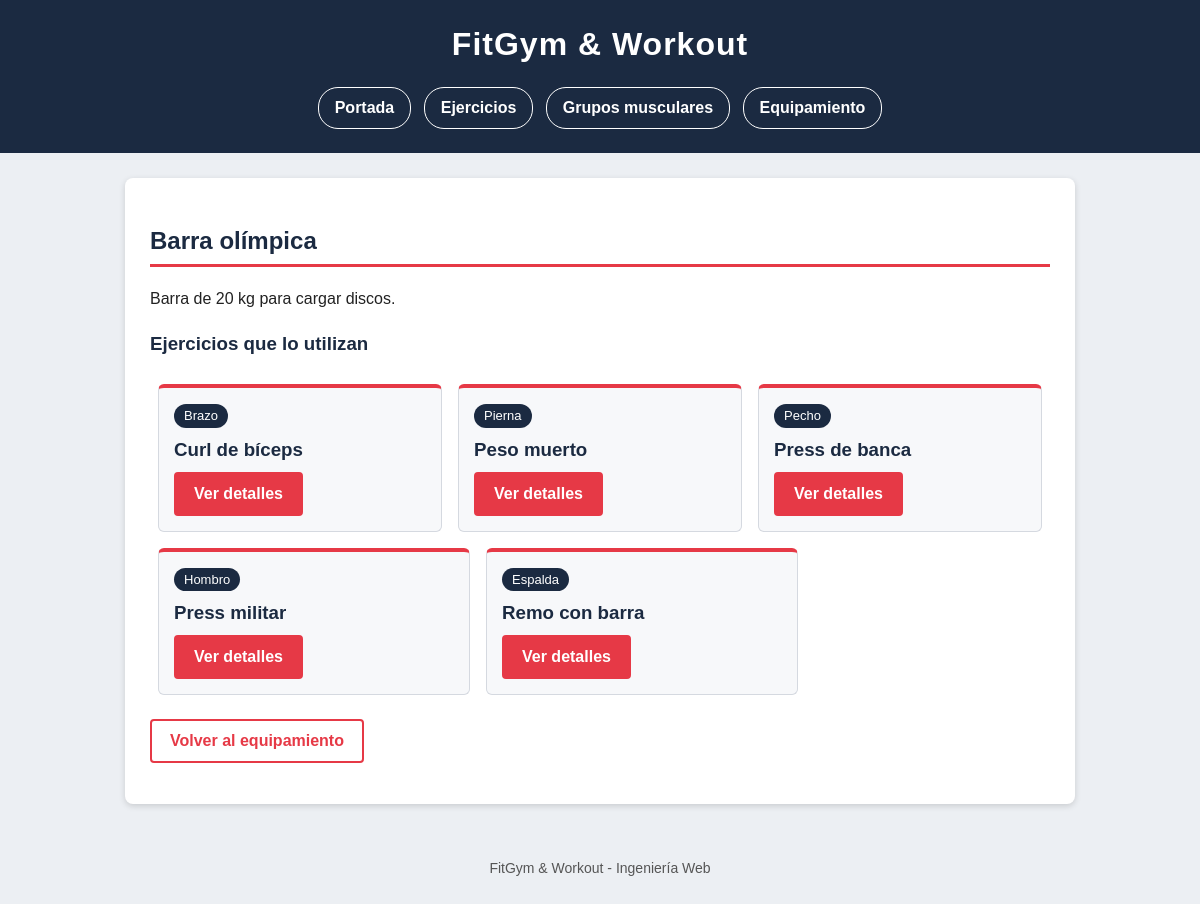
The app's page /equipamientos/2/ with its own data.
### appFitGym/models.py (models this page shows, shortened)
class Equipamiento(models.Model):
    nombre = models.CharField(max_length=50)
    descripcion = models.TextField()

class Ejercicio(models.Model):
    grupo = models.ForeignKey(GrupoMuscular, on_delete=models.CASCADE)
    equipamiento = models.ManyToManyField(Equipamiento)
    nombre = models.CharField(max_length=50)
    descripcion = models.TextField()
    popularidad = models.IntegerField(default=0)

class GrupoMuscular(models.Model):
    nombre = models.CharField(max_length=50)
    descripcion = models.TextField()

### appFitGym/views.py (the view)
# urls.py: path('equipamientos/<int:equipamiento_id>/', views.detalle_equipamiento, name='equipamiento'),
def detalle_equipamiento(request, equipamiento_id):
    equipamiento = get_object_or_404(Equipamiento, pk=equipamiento_id)
    ejercicios = equipamiento.ejercicio_set.select_related('grupo').order_by('nombre')
    context = {'equipamiento': equipamiento, 'ejercicios': ejercicios}
    return render(request, 'detalle_equipamiento.html', context)

### appFitGym/templates/detalle_equipamiento.html (shortened to what this page needs)
{% extends "base.html" %}
{% block contenido %}
<h2>{{ equipamiento.nombre }}</h2>
<p>{{ equipamiento.descripcion }}</p>
<h3>Ejercicios que lo utilizan</h3>
{% if ejercicios %}
    <ul class="tarjetas">
    {% for e in ejercicios %}
        <li>
            <a class="etiqueta" href="{% url 'grupo' e.grupo.id %}">{{ e.grupo.nombre }}</a>
            <h3>{{ e.nombre }}</h3>
            <a class="boton" href="{% url 'ejercicio' e.id %}">Ver detalles</a>
        </li>
    {% endfor %}
    </ul>
{% else %}
    <p>No hay ejercicios asociados.</p>
{% endif %}
<p><a class="boton boton-claro" href="{% url 'equipamientos' %}">Volver al equipamiento</a></p>
{% endblock %}

### appFitGym/static/css/estilos.css (style rules this page uses)
body { font-family: Arial, Helvetica, sans-serif; font-size: 16px; line-height: 1.5; color: #222222; background-color: #eceff3; margin: 0; }
h2 { color: #1b2a41; border-bottom: 3px solid #e63946; padding-bottom: 5px; }
h3 { color: #1b2a41; }
a { color: #e63946; }
.boton { display: inline-block; padding: 8px 18px; background-color: #e63946; color: #ffffff; text-decoration: none; font-weight: bold; border-radius: 4px; border: 2px solid #e63946; }
.boton-claro { background-color: #ffffff; color: #e63946; }
.tarjetas { list-style: none; margin: 0; padding: 0; display: flex; flex-wrap: wrap; }
.tarjetas li { flex: 1 1 220px; max-width: 280px; margin: 8px; padding: 15px; background-color: #f7f8fa; border: 1px solid #d5d9e0; border-top: 4px solid #e63946; border-radius: 6px; }
.tarjetas h3 { margin: 8px 0; }
.etiqueta { display: inline-block; padding: 2px 10px; background-color: #1b2a41; color: #ffffff; font-size: 13px; border-radius: 12px; text-decoration: none; }

### records on screen
Equipamiento: nombre "Barra olímpica", descripcion "Barra de 20 kg para cargar discos."
Ejercicio: grupo.nombre "Brazo", nombre "Curl de bíceps"
Ejercicio: grupo.nombre "Pierna", nombre "Peso muerto"
Ejercicio: grupo.nombre "Pecho", nombre "Press de banca"
Ejercicio: grupo.nombre "Hombro", nombre "Press militar"
Ejercicio: grupo.nombre "Espalda", nombre "Remo con barra"
